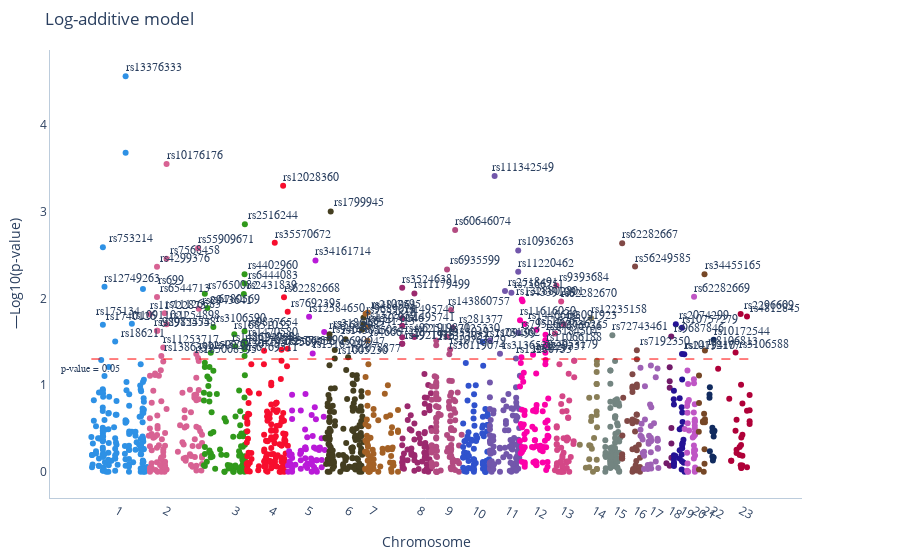

The code cell stored with this chart in its notebook:
### Code cell
get_manhattan(rsR, dataR['log-additive'], title='Log-additive model')

### Figure 1 — Plotly figure (JSON) as saved in the notebook; plotly's stock layout.template omitted (floating-point values rounded to 4 significant figures; data arrays with more than 128 entries replaced by an {"elided": "..."} marker saying what was removed)
{"data": [{"hoverinfo": "text", "hovertext": {"elided": "1533 str values"}, "marker": {"color": {"elided": "1533 int values"}, "colorscale": [[0, "#2E91E5"], [0.04348, "#E15F99"], [0.08696, "#1CA71C"], [0.1304, "#FB0D0D"], [0.1739, "#DA16FF"], [0.2174, "#222A2A"], [0.2609, "#B68100"], [0.3043, "#750D86"], [0.3478, "#EB663B"], [0.3913, "#511CFB"], [0.4348, "#00A08B"], [0.4783, "#FB00D1"], [0.5217, "#FC0080"], [0.5652, "#B2828D"], [0.6087, "#6C7C32"], [0.6522, "#778AAE"], [0.6957, "#862A16"], [0.7391, "#A777F1"], [0.7826, "#620042"], [0.8261, "#1616A7"], [0.8696, "#DA60CA"], [0.913, "#6C4516"], [0.9565, "#0D2A63"], [1, "#AF0038"]], "size": 6}, "mode": "markers", "showlegend": false, "type": "scatter", "x": {"elided": "1533 int values"}, "xaxis": "x", "y": {"elided": "1533 float values"}, "yaxis": "y"}], "layout": {"annotations": [{"font": {"family": "italic", "size": 10}, "showarrow": false, "text": "p-value = 0.05", "x": -1, "y": 1.191}, {"font": {"family": "italic", "size": 12}, "showarrow": false, "text": "rs13376333", "x": 154841877, "xshift": 28, "y": 4.563, "yshift": 9}, {"font": {"family": "italic", "size": 12}, "showarrow": false, "text": "rs699", "x": 230710048, "xshift": 28, "y": 2.109, "yshift": 9}, {"font": {"family": "italic", "size": 12}, "showarrow": false, "text": "rs10911021", "x": 182112825, "xshift": 28, "y": 1.709, "yshift": 9}, {"font": {"family": "italic", "size": 12}, "showarrow": false, "text": "rs1740126", "x": 55492433, "xshift": 28, "y": 1.696, "yshift": 9}, {"font": {"family": "italic", "size": 12}, "showarrow": false, "text": "rs753214", "x": 55524293, "xshift": 28, "y": 2.589, "yshift": 9}, {"font": {"family": "italic", "size": 12}, "showarrow": false, "text": "rs186211", "x": 109278889, "xshift": 28, "y": 1.502, "yshift": 9}, {"font": {"family": "italic", "size": 12}, "showarrow": false, "text": "rs12749263", "x": 62562527, "xshift": 28, "y": 2.136, "yshift": 9}, {"font": {"family": "italic", "size": 12}, "showarrow": false, "text": "rs7568458", "x": 333899405, "xshift": 28, "y": 2.458, "yshift": 9}, {"font": {"family": "italic", "size": 12}, "showarrow": false, "text": "rs1254898", "x": 333899370, "xshift": 28, "y": 1.703, "yshift": 9}, {"font": {"family": "italic", "size": 12}, "showarrow": false, "text": "rs10176176", "x": 333873278, "xshift": 28, "y": 3.55, "yshift": 9}, {"font": {"family": "italic", "size": 12}, "showarrow": false, "text": "rs2943641", "x": 474567382, "xshift": 28, "y": 1.882, "yshift": 9}, {"font": {"family": "italic", "size": 12}, "showarrow": false, "text": "rs55909671", "x": 471532059, "xshift": 28, "y": 2.578, "yshift": 9}, {"font": {"family": "italic", "size": 12}, "showarrow": false, "text": "rs185008395", "x": 471529918, "xshift": 28, "y": 1.314, "yshift": 9}, {"font": {"family": "italic", "size": 12}, "showarrow": false, "text": "rs1250229", "x": 463778014, "xshift": 28, "y": 1.359, "yshift": 9}, {"font": {"family": "italic", "size": 12}, "showarrow": false, "text": "rs4299376", "x": 292183790, "xshift": 28, "y": 2.366, "yshift": 9}, {"font": {"family": "italic", "size": 12}, "showarrow": false, "text": "rs6544713", "x": 292185095, "xshift": 28, "y": 2.017, "yshift": 9}, {"font": {"family": "italic", "size": 12}, "showarrow": false, "text": "rs11722873", "x": 260911870, "xshift": 28, "y": 1.816, "yshift": 9}, {"font": {"family": "italic", "size": 12}, "showarrow": false, "text": "rs989824548", "x": 292185214, "xshift": 28, "y": 1.627, "yshift": 9}, {"font": {"family": "italic", "size": 12}, "showarrow": false, "text": "rs11126585", "x": 325430508, "xshift": 28, "y": 1.828, "yshift": 9}, {"font": {"family": "italic", "size": 12}, "showarrow": false, "text": "rs11253717", "x": 319427117, "xshift": 28, "y": 1.433, "yshift": 9}, {"font": {"family": "italic", "size": 12}, "showarrow": false, "text": "rs1386399", "x": 310982521, "xshift": 28, "y": 1.335, "yshift": 9}, {"font": {"family": "italic", "size": 12}, "showarrow": false, "text": "rs2915575", "x": 293376702, "xshift": 28, "y": 1.627, "yshift": 9}, {"font": {"family": "italic", "size": 12}, "showarrow": false, "text": "rs148624058", "x": 634655851, "xshift": 28, "y": 1.449, "yshift": 9}, {"font": {"family": "italic", "size": 12}, "showarrow": false, "text": "rs6769511", "x": 674754244, "xshift": 28, "y": 1.337, "yshift": 9}, {"font": {"family": "italic", "size": 12}, "showarrow": false, "text": "rs2516244", "x": 676119159, "xshift": 28, "y": 2.856, "yshift": 9}, {"font": {"family": "italic", "size": 12}, "showarrow": false, "text": "rs6444083", "x": 674769644, "xshift": 28, "y": 2.171, "yshift": 9}, {"font": {"family": "italic", "size": 12}, "showarrow": false, "text": "rs1470580", "x": 674753128, "xshift": 28, "y": 1.505, "yshift": 9}, {"font": {"family": "italic", "size": 12}, "showarrow": false, "text": "rs1470579", "x": 674753034, "xshift": 28, "y": 1.412, "yshift": 9}, {"font": {"family": "italic", "size": 12}, "showarrow": false, "text": "rs4402960", "x": 674735641, "xshift": 28, "y": 2.279, "yshift": 9}, {"font": {"family": "italic", "size": 12}, "showarrow": false, "text": "rs11927381", "x": 674732545, "xshift": 28, "y": 1.456, "yshift": 9}, {"font": {"family": "italic", "size": 12}, "showarrow": false, "text": "rs2431839", "x": 671553317, "xshift": 28, "y": 2.051, "yshift": 9}, {"font": {"family": "italic", "size": 12}, "showarrow": false, "text": "rs9837654", "x": 674754276, "xshift": 28, "y": 1.621, "yshift": 9}, {"font": {"family": "italic", "size": 12}, "showarrow": false, "text": "rs16851055", "x": 630022113, "xshift": 28, "y": 1.586, "yshift": 9}, {"font": {"family": "italic", "size": 12}, "showarrow": false, "text": "rs4376430", "x": 527021742, "xshift": 28, "y": 1.375, "yshift": 9}, {"font": {"family": "italic", "size": 12}, "showarrow": false, "text": "rs6780569", "x": 512098735, "xshift": 28, "y": 1.889, "yshift": 9}, {"font": {"family": "italic", "size": 12}, "showarrow": false, "text": "rs7650082", "x": 501168022, "xshift": 28, "y": 2.055, "yshift": 9}, {"font": {"family": "italic", "size": 12}, "showarrow": false, "text": "rs3106590", "x": 538352732, "xshift": 28, "y": 1.671, "yshift": 9}, {"font": {"family": "italic", "size": 12}, "showarrow": false, "text": "rs35570672", "x": 806758949, "xshift": 28, "y": 2.642, "yshift": 9}, {"font": {"family": "italic", "size": 12}, "showarrow": false, "text": "rs2306556", "x": 836327394, "xshift": 28, "y": 1.409, "yshift": 9}, {"font": {"family": "italic", "size": 12}, "showarrow": false, "text": "rs7692395", "x": 863313464, "xshift": 28, "y": 1.846, "yshift": 9}, {"font": {"family": "italic", "size": 12}, "showarrow": false, "text": "rs35743590", "x": 863313461, "xshift": 28, "y": 1.419, "yshift": 9}, {"font": {"family": "italic", "size": 12}, "showarrow": false, "text": "rs62282668", "x": 847134484, "xshift": 28, "y": 2.013, "yshift": 9}, {"font": {"family": "italic", "size": 12}, "showarrow": false, "text": "rs12028360", "x": 843321037, "xshift": 28, "y": 3.299, "yshift": 9}, {"font": {"family": "italic", "size": 12}, "showarrow": false, "text": "rs199775897", "x": 760165905, "xshift": 28, "y": 1.396, "yshift": 9}, {"font": {"family": "italic", "size": 12}, "showarrow": false, "text": "rs12584650", "x": 956813804, "xshift": 28, "y": 1.789, "yshift": 9}, {"font": {"family": "italic", "size": 12}, "showarrow": false, "text": "rs34161714", "x": 984687447, "xshift": 28, "y": 2.438, "yshift": 9}, {"font": {"family": "italic", "size": 12}, "showarrow": false, "text": "rs13162492", "x": 972540895, "xshift": 28, "y": 1.366, "yshift": 9}, {"font": {"family": "italic", "size": 12}, "showarrow": false, "text": "rs31864", "x": 1022781084, "xshift": 28, "y": 1.614, "yshift": 9}, {"font": {"family": "italic", "size": 12}, "showarrow": false, "text": "rs1078877", "x": 1127335549, "xshift": 28, "y": 1.322, "yshift": 9}, {"font": {"family": "italic", "size": 12}, "showarrow": false, "text": "rs9689079", "x": 1194416768, "xshift": 28, "y": 1.777, "yshift": 9}, {"font": {"family": "italic", "size": 12}, "showarrow": false, "text": "rs6941513", "x": 1188839483, "xshift": 28, "y": 1.64, "yshift": 9}, {"font": {"family": "italic", "size": 12}, "showarrow": false, "text": "rs1322639", "x": 1194416723, "xshift": 28, "y": 1.703, "yshift": 9}, {"font": {"family": "italic", "size": 12}, "showarrow": false, "text": "rs9465871", "x": 1045946739, "xshift": 28, "y": 1.542, "yshift": 9}, {"font": {"family": "italic", "size": 12}, "showarrow": false, "text": "rs35612982", "x": 1045912106, "xshift": 28, "y": 1.585, "yshift": 9}, {"font": {"family": "italic", "size": 12}, "showarrow": false, "text": "rs143855034", "x": 1115901816, "xshift": 28, "y": 1.53, "yshift": 9}, {"font": {"family": "italic", "size": 12}, "showarrow": false, "text": "rs1005230", "x": 1068998474, "xshift": 28, "y": 1.307, "yshift": 9}, {"font": {"family": "italic", "size": 12}, "showarrow": false, "text": "rs699947", "x": 1068998367, "xshift": 28, "y": 1.407, "yshift": 9}, {"font": {"family": "italic", "size": 12}, "showarrow": false, "text": "rs1799945", "x": 1051320666, "xshift": 28, "y": 3.003, "yshift": 9}, {"font": {"family": "italic", "size": 12}, "showarrow": false, "text": "rs2107595", "x": 1213426533, "xshift": 28, "y": 1.836, "yshift": 9}, {"font": {"family": "italic", "size": 12}, "showarrow": false, "text": "rs484961", "x": 1203772082, "xshift": 28, "y": 1.823, "yshift": 9}, {"font": {"family": "italic", "size": 12}, "showarrow": false, "text": "rs4666742", "x": 1211834648, "xshift": 28, "y": 1.513, "yshift": 9}, {"font": {"family": "italic", "size": 12}, "showarrow": false, "text": "rs13076146", "x": 1213414806, "xshift": 28, "y": 1.674, "yshift": 9}, {"font": {"family": "italic", "size": 12}, "showarrow": false, "text": "rs1495741", "x": 1363831162, "xshift": 28, "y": 1.684, "yshift": 9}, {"font": {"family": "italic", "size": 12}, "showarrow": false, "text": "rs35246381", "x": 1363830816, "xshift": 28, "y": 2.122, "yshift": 9}, {"font": {"family": "italic", "size": 12}, "showarrow": false, "text": "rs4921915", "x": 1363830747, "xshift": 28, "y": 1.476, "yshift": 9}, {"font": {"family": "italic", "size": 12}, "showarrow": false, "text": "rs4921914", "x": 1363830719, "xshift": 28, "y": 1.553, "yshift": 9}, {"font": {"family": "italic", "size": 12}, "showarrow": false, "text": "rs4921913", "x": 1363830658, "xshift": 28, "y": 1.476, "yshift": 9}, {"font": {"family": "italic", "size": 12}, "showarrow": false, "text": "rs1495742", "x": 1363831182, "xshift": 28, "y": 1.772, "yshift": 9}, {"font": {"family": "italic", "size": 12}, "showarrow": false, "text": "rs62519871", "x": 1417094526, "xshift": 28, "y": 1.554, "yshift": 9}, {"font": {"family": "italic", "size": 12}, "showarrow": false, "text": "rs11179499", "x": 1417092602, "xshift": 28, "y": 2.058, "yshift": 9}, {"font": {"family": "italic", "size": 12}, "showarrow": false, "text": "rs143860757", "x": 1576961091, "xshift": 28, "y": 1.868, "yshift": 9}, {"font": {"family": "italic", "size": 12}, "showarrow": false, "text": "rs10763279", "x": 1573259612, "xshift": 28, "y": 1.412, "yshift": 9}, {"font": {"family": "italic", "size": 12}, "showarrow": false, "text": "rs36119074", "x": 1569711075, "xshift": 28, "y": 1.356, "yshift": 9}, {"font": {"family": "italic", "size": 12}, "showarrow": false, "text": "rs60646074", "x": 1595202702, "xshift": 28, "y": 2.791, "yshift": 9}, {"font": {"family": "italic", "size": 12}, "showarrow": false, "text": "rs281377", "x": 1584917357, "xshift": 28, "y": 1.661, "yshift": 9}, {"font": {"family": "italic", "size": 12}, "showarrow": false, "text": "rs6935599", "x": 1559782516, "xshift": 28, "y": 2.335, "yshift": 9}, {"font": {"family": "italic", "size": 12}, "showarrow": false, "text": "rs7025330", "x": 1559780345, "xshift": 28, "y": 1.559, "yshift": 9}, {"font": {"family": "italic", "size": 12}, "showarrow": false, "text": "rs1333051", "x": 1512510391, "xshift": 28, "y": 1.46, "yshift": 9}, {"font": {"family": "italic", "size": 12}, "showarrow": false, "text": "rs1333049", "x": 1512499405, "xshift": 28, "y": 1.514, "yshift": 9}, {"font": {"family": "italic", "size": 12}, "showarrow": false, "text": "rs7109499", "x": 1714944396, "xshift": 28, "y": 1.498, "yshift": 9}, {"font": {"family": "italic", "size": 12}, "showarrow": false, "text": "rs12280753", "x": 1861230410, "xshift": 28, "y": 1.308, "yshift": 9}, {"font": {"family": "italic", "size": 12}, "showarrow": false, "text": "rs7566751", "x": 1841079174, "xshift": 28, "y": 2.065, "yshift": 9}, {"font": {"family": "italic", "size": 12}, "showarrow": false, "text": "rs10936263", "x": 1870861744, "xshift": 28, "y": 2.553, "yshift": 9}, {"font": {"family": "italic", "size": 12}, "showarrow": false, "text": "rs7952602", "x": 1870851240, "xshift": 28, "y": 1.603, "yshift": 9}, {"font": {"family": "italic", "size": 12}, "showarrow": false, "text": "rs11220462", "x": 1870861523, "xshift": 28, "y": 2.309, "yshift": 9}, {"font": {"family": "italic", "size": 12}, "showarrow": false, "text": "rs231362", "x": 1747157707, "xshift": 28, "y": 1.514, "yshift": 9}, {"font": {"family": "italic", "size": 12}, "showarrow": false, "text": "rs2518491", "x": 1813115764, "xshift": 28, "y": 2.087, "yshift": 9}, {"font": {"family": "italic", "size": 12}, "showarrow": false, "text": "rs3136520", "x": 1791209148, "xshift": 28, "y": 1.362, "yshift": 9}, {"font": {"family": "italic", "size": 12}, "showarrow": false, "text": "rs111342549", "x": 1767675192, "xshift": 28, "y": 3.413, "yshift": 9}, {"font": {"family": "italic", "size": 12}, "showarrow": false, "text": "rs11676217", "x": 1951122063, "xshift": 28, "y": 1.64, "yshift": 9}, {"font": {"family": "italic", "size": 12}, "showarrow": false, "text": "rs11066188", "x": 1990291207, "xshift": 28, "y": 1.455, "yshift": 9}, {"font": {"family": "italic", "size": 12}, "showarrow": false, "text": "rs17696736", "x": 1990167311, "xshift": 28, "y": 1.58, "yshift": 9}, {"font": {"family": "italic", "size": 12}, "showarrow": false, "text": "rs3184504", "x": 1989565101, "xshift": 28, "y": 1.516, "yshift": 9}, {"font": {"family": "italic", "size": 12}, "showarrow": false, "text": "rs4953179", "x": 1989564908, "xshift": 28, "y": 1.373, "yshift": 9}, {"font": {"family": "italic", "size": 12}, "showarrow": false, "text": "rs4339109", "x": 1889731852, "xshift": 28, "y": 1.967, "yshift": 9}, {"font": {"family": "italic", "size": 12}, "showarrow": false, "text": "rs1328802801", "x": 1886410662, "xshift": 28, "y": 1.987, "yshift": 9}, {"font": {"family": "italic", "size": 12}, "showarrow": false, "text": "rs5443", "x": 1884964008, "xshift": 28, "y": 1.322, "yshift": 9}, {"font": {"family": "italic", "size": 12}, "showarrow": false, "text": "rs11616050", "x": 1878792481, "xshift": 28, "y": 1.749, "yshift": 9}, {"font": {"family": "italic", "size": 12}, "showarrow": false, "text": "rs2229357", "x": 1935568225, "xshift": 28, "y": 1.351, "yshift": 9}, {"font": {"family": "italic", "size": 12}, "showarrow": false, "text": "rs1446669", "x": 1898939077, "xshift": 28, "y": 1.705, "yshift": 9}, {"font": {"family": "italic", "size": 12}, "showarrow": false, "text": "rs3091923", "x": 2069169277, "xshift": 28, "y": 1.703, "yshift": 9}, {"font": {"family": "italic", "size": 12}, "showarrow": false, "text": "rs2736215", "x": 2031389378, "xshift": 28, "y": 1.596, "yshift": 9}, {"font": {"family": "italic", "size": 12}, "showarrow": false, "text": "rs9393684", "x": 2037741457, "xshift": 28, "y": 2.149, "yshift": 9}, {"font": {"family": "italic", "size": 12}, "showarrow": false, "text": "rs62282670", "x": 2058520997, "xshift": 28, "y": 1.965, "yshift": 9}, {"font": {"family": "italic", "size": 12}, "showarrow": false, "text": "rs12235158", "x": 2189323829, "xshift": 28, "y": 1.772, "yshift": 9}, {"font": {"family": "italic", "size": 12}, "showarrow": false, "text": "rs72743461", "x": 2282447143, "xshift": 28, "y": 1.574, "yshift": 9}, {"font": {"family": "italic", "size": 12}, "showarrow": false, "text": "rs7192350", "x": 2389369290, "xshift": 28, "y": 1.402, "yshift": 9}, {"font": {"family": "italic", "size": 12}, "showarrow": false, "text": "rs62282667", "x": 2325210803, "xshift": 28, "y": 2.637, "yshift": 9}, {"font": {"family": "italic", "size": 12}, "showarrow": false, "text": "rs56249585", "x": 2381605793, "xshift": 28, "y": 2.368, "yshift": 9}, {"font": {"family": "italic", "size": 12}, "showarrow": false, "text": "rs9687846", "x": 2539767173, "xshift": 28, "y": 1.56, "yshift": 9}, {"font": {"family": "italic", "size": 12}, "showarrow": false, "text": "rs2479410", "x": 2586691527, "xshift": 28, "y": 1.359, "yshift": 9}, {"font": {"family": "italic", "size": 12}, "showarrow": false, "text": "rs10757279", "x": 2586693637, "xshift": 28, "y": 1.662, "yshift": 9}, {"font": {"family": "italic", "size": 12}, "showarrow": false, "text": "rs10112177", "x": 2596651311, "xshift": 28, "y": 1.357, "yshift": 9}, {"font": {"family": "italic", "size": 12}, "showarrow": false, "text": "rs2074299", "x": 2559686337, "xshift": 28, "y": 1.702, "yshift": 9}, {"font": {"family": "italic", "size": 12}, "showarrow": false, "text": "rs62282669", "x": 2639401092, "xshift": 28, "y": 2.018, "yshift": 9}, {"font": {"family": "italic", "size": 12}, "showarrow": false, "text": "rs34455165", "x": 2685116061, "xshift": 28, "y": 2.28, "yshift": 9}, {"font": {"family": "italic", "size": 12}, "showarrow": false, "text": "rs8106813", "x": 2686960184, "xshift": 28, "y": 1.4, "yshift": 9}, {"font": {"family": "italic", "size": 12}, "showarrow": false, "text": "rs10172544", "x": 2725110337, "xshift": 28, "y": 1.523, "yshift": 9}, {"font": {"family": "italic", "size": 12}, "showarrow": false, "text": "rs4812845", "x": 2870833495, "xshift": 28, "y": 1.792, "yshift": 9}, {"font": {"family": "italic", "size": 12}, "showarrow": false, "text": "rs2296609", "x": 2843073449, "xshift": 28, "y": 1.819, "yshift": 9}, {"font": {"family": "italic", "size": 12}, "showarrow": false, "text": "rs3106588", "x": 2820879796, "xshift": 28, "y": 1.375, "yshift": 9}, {"font": {"family": "italic", "size": 12}, "showarrow": false, "text": "rs175134", "x": null, "xshift": 28, "y": 1.755, "yshift": 9}], "barmode": "stack", "margin": {"b": 50, "l": 50, "r": 50, "t": 50}, "plot_bgcolor": "#FFFFFF", "shapes": [{"line": {"color": "red", "dash": "dash", "width": 1}, "type": "line", "x0": 5116920, "x1": 2882237582, "y0": 1.301, "y1": 1.301}], "showlegend": false, "title": {"text": "Log-additive model"}, "xaxis": {"anchor": "y", "domain": [0, 0.94], "linecolor": "#BCCCDC", "tickmode": "array", "ticktext": [1, 2, 3, 4, 5, 6, 7, 8, 9, 10, 11, 12, 13, 14, 15, 16, 17, 18, 19, 20, 21, 22, 23, null], "tickvals": [115113033, 327246821, 628700000.0, 791398859, 948690133, 1121037449, 1225224693, 1438000000.0, 1559780352, 1677811258, 1823000000.0, 1943899411, 2064090466, 2202353765, 2294000000.0, 2381605793, 2450055704, 2533003081, 2585340534, 2638834552, 2682520374, 2719465067, 2844774029], "title": {"text": "Chromosome"}}, "yaxis": {"anchor": "x", "domain": [0, 1], "linecolor": "#BCCCDC", "title": {"text": "—Log10(p-value)"}}, "yaxis2": {"anchor": "x", "overlaying": "y", "side": "right"}}}
